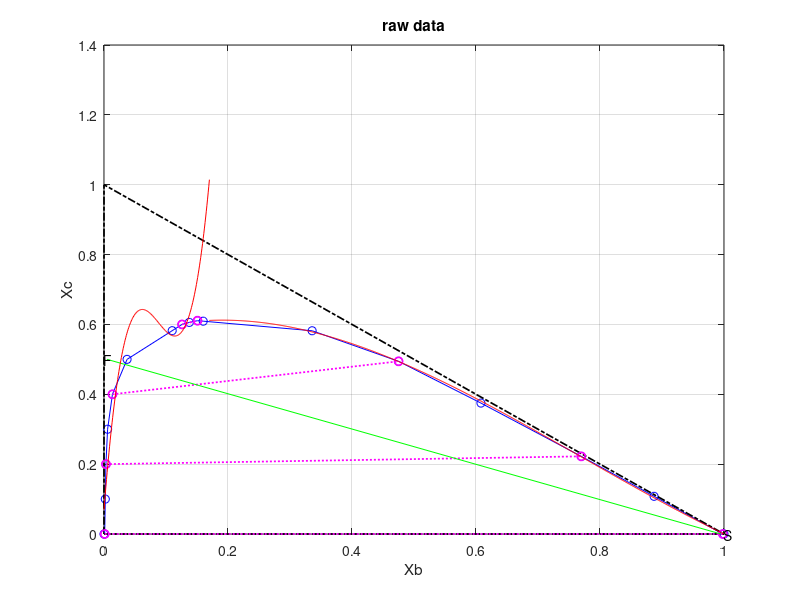

Here is the MATLAB script that generated this plot: (Note: this script raises an error after producing the figure.)
%1.1. Construct the LLE curve using right angled triangular co-ordinate (GREEN) and
%show the given tie lines using a different color (RED) [Tutorial one]
%% Data
clc;clear;
B = [0, 0.0011, 0.0021, 0.0031, 0.0058, 0.0136, 0.0372, 0.11, 0.1259, 0.1376, 0.1508, 0.16, 0.3357, 0.4751, 0.608, 0.7698, 0.8872, 0.9982, 1];
C = [0, 0, 0.1, 0.2, 0.3, 0.4, 0.5, 0.5821, 0.6, 0.6058, 0.6107, 0.6093, 0.5819, 0.4944, 0.3748, 0.2223, 0.1079, 0, 0];

%2. Show the feed composition and solvent composition as two points on your graphical
%system (BLACK). Draw the FS line. Suppose two tie lines are given with the
%following co-ordinates.
figure(1)
plot(B,C,'bo-');grid on;
hold on;

plot([0 1 0 0],[0 0 1 0], 'k-.', 'linewidth',1.25);
xlabel('Xb');ylabel('Xc');
title('raw data');

tiexc = [0, 0.2, 0.4, 0.6];
tieyc = [0.0, 0.2223, 0.4944, 0.6107];
tiexb = [0.0011, 0.0031, 0.0136, 0.1259];
tieyb = [0.9982, 0.7698, 0.4751, 0.1508];

%% Plotting the tie lines
for i = 1:length(tiexc)
plot([tiexb(i) tieyb(i)], [tiexc(i) tieyc(i)],'mo:','linewidth',1.25);
end

%% Slopes of the tie lines
tie_slope = zeros(1,length(tiexc));
for i = 1:length(tiexc)
tie_slope(i) = (tieyc(i) - tiexc(i))/(tieyb(i) - tiexb(i));
end

%% Draw the feed line (FS line)
F = [0, 0.5];
S = [0.995, 0.005];
plot(S,F , 'g', 'linewidth', 0.35)
text(0,  0.5,'F');
text(1,  0,'S');

%3. Calculate the amount of extract and raffinate phase after 3
%stage-extraction.

%Step 1: Fit a polynomial for the raffinate and extract phases.
p1 = polyfit(B(1:10),C(1:10),3);
p2 = polyfit(B(10:19),C(10:19),3);
xbr = [0: 0.001: 0.17];
xcr = [0.17:0.001:1];

f1 = polyval(p1, xbr);
f2 = polyval(p2, xcr);

plot(xbr, f1, 'r');
hold on;
plot(xcr, f2, 'r');

stages = 4;
S = 1000 * ones(stages);
F = 1000;

xbf = 0;
xcf = 0.5;
ybs = 0.995;
ycs = 0.005;

r = ones(1,stages);
e = ones(1,stages);
xbr = ones(1,stages);xcr = ones(1,stages);
ybe = ones(1,stages);yce = ones(1,stages);
M = ones(1,stages);
Mx = ones(1,stages);
My = ones(1,stages);
syms R E
syms x y

for i = 1:stages
    M(i) = F + S(i);
    My(i) = (F*xcf + S(i)*ycs)/M(i); % y coordinate of the mixture point
    Mx(i) = (F*xbf + S(i)*ybs)/M(i); % x coordinate of the mixture point
    text(double(Mx(i)),double(My(i)+0.02),['M',num2str(i)]);
    plot(double(Mx(i)),double(My(i)),'bo');
    
    if (0.1 < My(i)) && (My(i) <= 0.3)
    slope = tie_slope(1) + ( My(i)-0.1) * (tie_slope(2) - tie_slope(1)) / (0.3 - 0.1 );
    elseif (0.3 < My(i)) && (My(i) <= 0.5)
    slope = tie_slope(2) + (My(i) - 0.3) * (tie_slope(3) - tie_slope(2)) / (0.5 - 0.3);
    elseif (0.5 < My(i)) && (My(i)<=0.6)
    slope = tie_slope(3) + (My(i) - 0.3) * (tie_slope(4) - tie_slope(3)) / (0.5 - 0.3);
    elseif (My(i)>0.6)
    slope = tie_slope(4) + (My(i) - 0.3) * 0.12 / (0.6107 - 0.5);
    end
    
    % raffinate
    [xbr(i),xcr(i)] = vpasolve([y == poly2sym(p1),y == My(i) + slope*(x - Mx(i))],[x,y],[-0.1 0.1508; -1 0.6107]); %xlimit ,ylimit
    % Extract 
    [ybe(i),yce(i)] = vpasolve([y == poly2sym(p2), y == My(i) + slope*(x-Mx(i))],[x,y],[-0.1 1; 0.6093 -1]);
    if xcr(i)<=0
        break;
    end
    plot([double(xbr(i)) double(ybe(i))],[double(xcr(i)) double(yce(i))],'o-','Color',[0,0.25,1],'linewidth',0.35);
    
    text(double(xbr(i)-0.05),double(xcr(i)),['R',num2str(i),' - ']);
    text(double(ybe(i)),double(yce(i)),[' - ','E',num2str(i)]);

    ff = [xbr(i),xcr(i)];
    ss = [0.995, 0.005];
    plot(ss,ff , 'g', 'linewidth', 0.35)

    [r(i),e(i)] = solve([R + E - M(i),((R*xcr(i)) + (E*yce(i)) - (M(i)*My(i))),R>0,E>0],[R,E]);
    F = r(i); %This is the feed in the subsequent stage
    xcf = xcr(i); % Respective concentration
end
